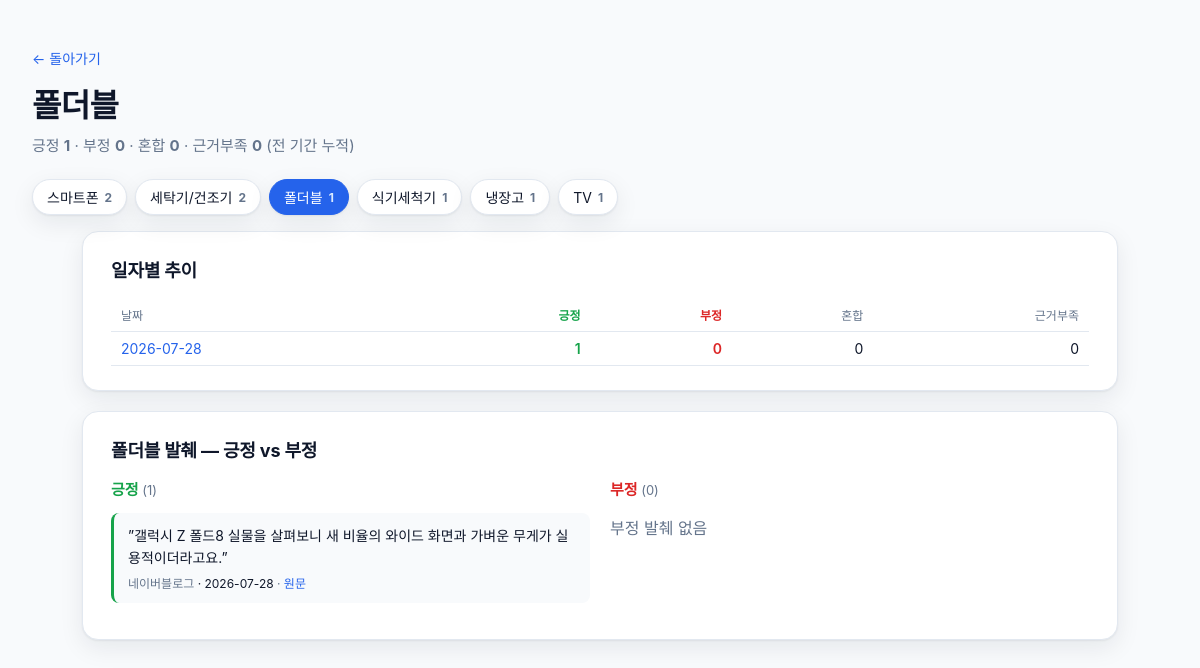
Page /category/폴더블 on the committed database.
### tables this page shows
CREATE TABLE category_sentiment (
  date TEXT NOT NULL,
  category TEXT NOT NULL,
  positive INTEGER NOT NULL,
  negative INTEGER NOT NULL,
  mixed INTEGER NOT NULL,
  unclear INTEGER NOT NULL,
  PRIMARY KEY (date, category)
);

CREATE TABLE excerpts (
  id INTEGER PRIMARY KEY AUTOINCREMENT,
  date TEXT NOT NULL,
  sentiment TEXT NOT NULL CHECK(sentiment IN ('positive','negative')),
  category TEXT NOT NULL,
  source TEXT,
  text TEXT NOT NULL,
  url TEXT
);

### viewer/app.py (the view)
@app.get("/category/{category:path}", response_class=HTMLResponse)
def category_detail(request: Request, category: str):
    data = fetch_category(category)
    return templates.TemplateResponse(
        request,
        "category.html",
        {"category": category, "categories": fetch_categories(), **data},
    )

### viewer/templates/category.html (shortened to what this page needs)
<!doctype html>
<html lang="ko">
<head>
  <link rel="stylesheet" href="/static/style.css" />
</head>
<body>
  <header class="page-header detail">
    <a class="back" href="/">← 돌아가기</a>
    <h1>{{ category }}</h1>
    <p class="subtitle">
      긍정 <strong class="pos">{{ totals.positive }}</strong> ·
      부정 <strong class="neg">{{ totals.negative }}</strong> ·
      혼합 <strong>{{ totals.mixed }}</strong> ·
      근거부족 <strong>{{ totals.unclear }}</strong>
      <span class="muted">(전 기간 누적)</span>
    </p>
  </header>
  {% if categories %}
  <nav class="cat-nav">
    {% for c in categories %}
      <a class="cat-chip {% if c.category == category %}on{% endif %}" href="/category/{{ c.category }}">
        {{ c.category }} <span class="cnt">{{ c.total }}</span>
      </a>
    {% endfor %}
  </nav>
  {% endif %}
  <main class="detail-main">
    <section class="block">
      <h2>일자별 추이</h2>
      <table class="matrix">
        <thead>
          <tr>
            <th>날짜</th>
            <th class="pos">긍정</th>
            <th class="neg">부정</th>
            <th>혼합</th>
            <th>근거부족</th>
          </tr>
        </thead>
        <tbody>
          {% for row in by_day %}
          <tr>
            <td><a href="/day/{{ row.date }}">{{ row.date }}</a></td>
            <td class="pos">{{ row.positive }}</td>
            <td class="neg">{{ row.negative }}</td>
            <td>{{ row.mixed }}</td>
            <td>{{ row.unclear }}</td>
          </tr>
          {% endfor %}
        </tbody>
      </table>
    </section>
    <section class="block excerpts">
      <h2>{{ category }} 발췌 — 긍정 vs 부정</h2>
      <div class="two-col">
        <div class="col pos-col">
          <h3>긍정 <span class="count">({{ excerpts_positive|length }})</span></h3>
          {% if excerpts_positive %}
            {% for e in excerpts_positive %}
            <article class="excerpt pos">
              <blockquote>”{{ e.text|mask_store }}”</blockquote>
              <div class="meta">
                <span class="src">{{ e.source|fmt_source or "출처 미상" }}</span>
                <span class="cat">· {{ e.date }}</span>
                {% if e.url %}
                  · <a href="{{ e.url }}" target="_blank" rel="noopener">원문</a>
                {% endif %}
              </div>
            </article>
            {% endfor %}
          {% else %}
            <p class="muted">긍정 발췌 없음</p>
          {% endif %}
        </div>
        <div class="col neg-col">
          <h3>부정 <span class="count">({{ excerpts_negative|length }})</span></h3>
          {% if excerpts_negative %}
            {% for e in excerpts_negative %}
            <article class="excerpt neg">
              <blockquote>”{{ e.text|mask_store }}”</blockquote>
              <div class="meta">
                <span class="src">{{ e.source|fmt_source or "출처 미상" }}</span>
                <span class="cat">· {{ e.date }}</span>
                {% if e.url %}
                  · <a href="{{ e.url }}" target="_blank" rel="noopener">원문</a>
                {% endif %}
              </div>
            </article>
            {% endfor %}
          {% else %}
            <p class="muted">부정 발췌 없음</p>
          {% endif %}
        </div>
      </div>
    </section>
  </main>
</body>
</html>

### viewer/static/style.css (style rules this page uses)
:root { --pos: #16a34a; --neg: #dc2626; --warn: #d97706; --ink: #0f172a; --muted: #64748b; --bg: #f8fafc; --card: #ffffff; --line: #e2e8f0; --accent: #2563eb; --shadow: 0 1px 2px rgba(15,23,42,.06), 0 8px 24px rgba(15,23,42,.08); }
* { box-sizing: border-box; }
html, body { margin: 0; padding: 0; background: var(--bg); color: var(--ink); font-family: "Apple SD Gothic Neo", "맑은 고딕", "Malgun Gothic", -apple-system, BlinkMacSystemFont, "Segoe UI", Roboto, "Helvetica Neue", Arial, sans-serif; -webkit-font-smoothing: antialiased; }
a { color: var(--accent); text-decoration: none; }
.page-header { padding: 48px 32px 24px; max-width: 1280px; margin: 0 auto; }
.page-header h1 { font-size: 32px; margin: 0 0 8px; letter-spacing: -0.02em; }
.page-header .subtitle { margin: 0; color: var(--muted); font-size: 15px; }
.page-header.detail .back { display: inline-block; margin-bottom: 12px; font-size: 14px; }
.muted { color: var(--muted); }
.detail-main { max-width: 1100px; margin: 0 auto; padding: 0 32px 64px; }
.block { background: var(--card); border: 1px solid var(--line); border-radius: 16px; padding: 24px 28px; margin-bottom: 20px; box-shadow: var(--shadow); }
.block h2 { margin: 0 0 16px; font-size: 18px; letter-spacing: -0.01em; }
.matrix { width: 100%; border-collapse: collapse; font-size: 14px; }
.matrix th, .matrix td { padding: 8px 10px; text-align: right; border-bottom: 1px solid var(--line); }
.matrix th:first-child, .matrix td:first-child { text-align: left; }
.matrix th { color: var(--muted); font-weight: 500; font-size: 12px; }
.matrix .pos { color: var(--pos); font-weight: 600; }
.matrix .neg { color: var(--neg); font-weight: 600; }
.two-col { display: grid; grid-template-columns: 1fr 1fr; gap: 20px; }
.pos-col h3 { color: var(--pos); }
.neg-col h3 { color: var(--neg); }
.col h3 { margin: 0 0 14px; font-size: 15px; }
.count { color: var(--muted); font-weight: 400; font-size: 13px; }
.excerpt { border-left: 3px solid var(--line); background: #f8fafc; border-radius: 8px; padding: 12px 14px; margin-bottom: 12px; }
.excerpt.pos { border-left-color: var(--pos); }
.excerpt blockquote { margin: 0 0 6px; font-size: 14px; line-height: 1.55; }
.excerpt .meta { font-size: 12px; color: var(--muted); }
.excerpt .cat { color: var(--ink); }
.cat-nav { max-width: 1280px; margin: 0 auto 8px; padding: 0 32px 8px; display: flex; flex-wrap: wrap; gap: 8px; }
.cat-chip { display: inline-flex; align-items: center; gap: 6px; padding: 7px 14px; background: var(--card); border: 1px solid var(--line); border-radius: 999px; box-shadow: var(--shadow); font-size: 14px; color: var(--ink); }
.cat-chip.on { background: var(--accent); color: #fff; border-color: var(--accent); }
.cat-chip .cnt { font-size: 12px; font-weight: 700; color: var(--muted); }
.cat-chip.on .cnt { color: #dbeafe; }

### rows in the picture
category_sentiment: category "스마트폰", total "2"
category_sentiment: category "세탁기/건조기", total "2"
category_sentiment: category "폴더블", total "1", date "2026-07-28", positive "1", negative "0", mixed "0", unclear "0"
category_sentiment: category "식기세척기", total "1"
category_sentiment: category "냉장고", total "1"
excerpts: text|mask_store "갤럭시 Z 폴드8 실물을 살펴보니 새 비율의 와이드 화면과 가벼운 무게가 실용적이더라고요.", source|fmt_source "네이버블로그", date "2026-07-28"

### other values in the picture
{{ category }} "폴더블"
{{ totals.positive }} "1"
{{ totals.negative }} "0"
{{ totals.mixed }} "0"
{{ totals.unclear }} "0"
{{ c.category }} "TV"
{{ c.total }} "1"
{{ excerpts_positive|length }} "1"
{{ excerpts_negative|length }} "0"
